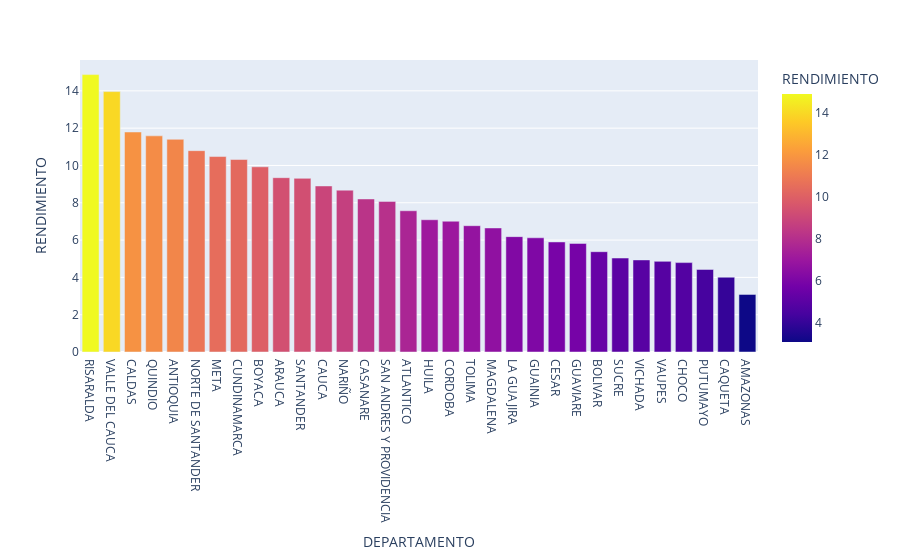

Notebook code for this chart:
### Code cell
fig = px.bar(highest_department, x='DEPARTAMENTO', y='RENDIMIENTO',color='RENDIMIENTO')
fig.show()

### Figure 1 — Plotly figure (JSON) as saved in the notebook; plotly's stock layout.template omitted (floating-point values rounded to 4 significant figures)
{"data": [{"alignmentgroup": "True", "hovertemplate": "DEPARTAMENTO=%{x}<br>RENDIMIENTO=%{marker.color}<extra></extra>", "legendgroup": "", "marker": {"color": [14.87, 13.96, 11.8, 11.59, 11.4, 10.79, 10.48, 10.32, 9.93, 9.346, 9.311, 8.903, 8.679, 8.206, 8.075, 7.572, 7.091, 7.012, 6.772, 6.651, 6.185, 6.123, 5.9, 5.821, 5.377, 5.038, 4.936, 4.86, 4.793, 4.426, 4.011, 3.089], "coloraxis": "coloraxis"}, "name": "", "offsetgroup": "", "orientation": "v", "showlegend": false, "textposition": "auto", "type": "bar", "x": ["RISARALDA", "VALLE DEL CAUCA", "CALDAS", "QUINDIO", "ANTIOQUIA", "NORTE DE SANTANDER", "META", "CUNDINAMARCA", "BOYACA", "ARAUCA", "SANTANDER", "CAUCA", "NARIÑO", "CASANARE", "SAN ANDRES Y PROVIDENCIA", "ATLANTICO", "HUILA", "CORDOBA", "TOLIMA", "MAGDALENA", "LA GUAJIRA", "GUAINIA", "CESAR", "GUAVIARE", "BOLIVAR", "SUCRE", "VICHADA", "VAUPES", "CHOCO", "PUTUMAYO", "CAQUETA", "AMAZONAS"], "xaxis": "x", "y": [14.87, 13.96, 11.8, 11.59, 11.4, 10.79, 10.48, 10.32, 9.93, 9.346, 9.311, 8.903, 8.679, 8.206, 8.075, 7.572, 7.091, 7.012, 6.772, 6.651, 6.185, 6.123, 5.9, 5.821, 5.377, 5.038, 4.936, 4.86, 4.793, 4.426, 4.011, 3.089], "yaxis": "y"}], "layout": {"barmode": "relative", "coloraxis": {"colorbar": {"title": {"text": "RENDIMIENTO"}}, "colorscale": [[0, "#0d0887"], [0.1111, "#46039f"], [0.2222, "#7201a8"], [0.3333, "#9c179e"], [0.4444, "#bd3786"], [0.5556, "#d8576b"], [0.6667, "#ed7953"], [0.7778, "#fb9f3a"], [0.8889, "#fdca26"], [1, "#f0f921"]]}, "legend": {"tracegroupgap": 0}, "margin": {"t": 60}, "xaxis": {"anchor": "y", "domain": [0, 1], "title": {"text": "DEPARTAMENTO"}}, "yaxis": {"anchor": "x", "domain": [0, 1], "title": {"text": "RENDIMIENTO"}}}}
